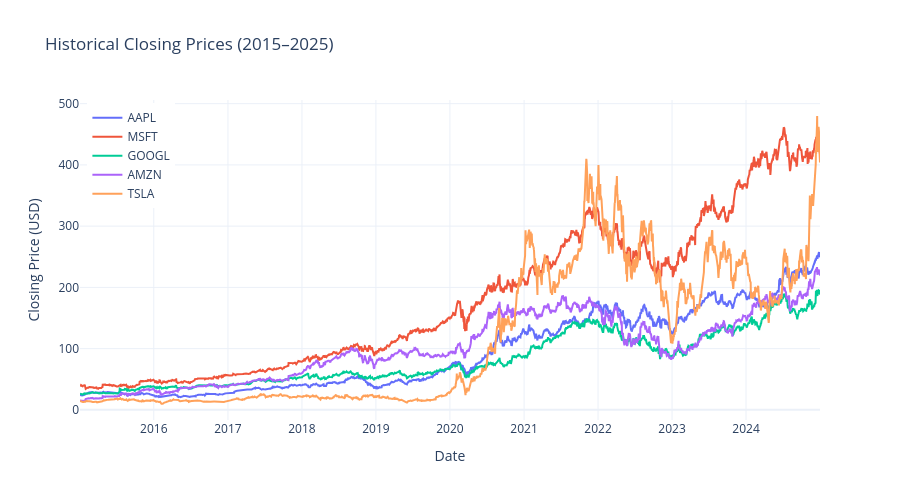

Notebook code cell kept with this figure:
### Markdown cell above
## 1.5 Exploratory Data Analysis (EDA)

### 1.5.1 Closing Price Trends Over Time

Visualizing the closing price history for all stocks helps us understand overall trends, relative price levels, and periods of high volatility.

### Code cell
# Interactive closing price chart for all stocks
fig = go.Figure()
for ticker in TICKERS:
    fig.add_trace(go.Scatter(
        x=stock_data[ticker].index,
        y=stock_data[ticker]['Close'],
        mode='lines',
        name=ticker
    ))

fig.update_layout(
    title='Historical Closing Prices (2015–2025)',
    xaxis_title='Date',
    yaxis_title='Closing Price (USD)',
    template='plotly_white',
    height=500,
    legend=dict(yanchor='top', y=0.99, xanchor='left', x=0.01)
)
fig.show()

### Figure 1 — Plotly figure (JSON) as saved in the notebook; plotly's stock layout.template omitted (floating-point values rounded to 4 significant figures; data arrays with more than 128 entries replaced by an {"elided": "..."} marker saying what was removed)
{"data": [{"mode": "lines", "name": "AAPL", "type": "scatter", "x": {"elided": "2516 str values"}, "y": {"elided": "2516 float values"}}, {"mode": "lines", "name": "MSFT", "type": "scatter", "x": {"elided": "2516 str values"}, "y": {"elided": "2516 float values"}}, {"mode": "lines", "name": "GOOGL", "type": "scatter", "x": {"elided": "2516 str values"}, "y": {"elided": "2516 float values"}}, {"mode": "lines", "name": "AMZN", "type": "scatter", "x": {"elided": "2516 str values"}, "y": {"elided": "2516 float values"}}, {"mode": "lines", "name": "TSLA", "type": "scatter", "x": {"elided": "2516 str values"}, "y": {"elided": "2516 float values"}}], "layout": {"height": 500, "legend": {"x": 0.01, "xanchor": "left", "y": 0.99, "yanchor": "top"}, "title": {"text": "Historical Closing Prices (2015–2025)"}, "xaxis": {"title": {"text": "Date"}}, "yaxis": {"title": {"text": "Closing Price (USD)"}}}}
